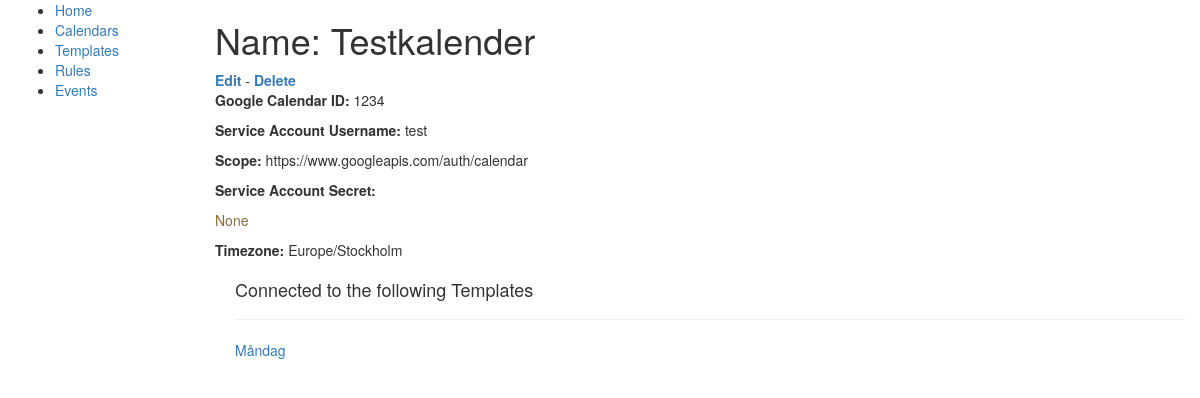
The app's page /scheduler/calendar/43aba253-812e-451b-aea5-1c71a67575f5 with its own data.
### scheduler/models.py (models this page shows, shortened)
class SchedulingCalendar(models.Model):
    TIMEZONES = (
        ("Europe/Stockholm", "Europe/Stockholm"),
    )
    id = models.UUIDField(primary_key=True, default=uuid.uuid4, editable=False, help_text="Unique ID for this calendar")
    name = models.CharField(max_length=50, help_text="Enter a human-friendly name for this Google Calendar")
    google_calendar_id = models.CharField(max_length=250, help_text="Enter a calendar id")
    service_account_username = models.CharField(max_length=250, help_text="Enter the username for the service account used")
    timezone = models.CharField(max_length=50, choices=TIMEZONES, help_text='Calendar timezone')
    service_account = models.FileField(storage=client_secret_fs, help_text='Upload client_secret json-file', null=True, blank=True)
    scope = models.TextField(default="https://www.googleapis.com/auth/calendar", help_text='Enter scope of api calls, change at your own risk')
    class Meta:
        ordering = ["name"]

class EventTemplate(models.Model):
    name = models.CharField(max_length=50, help_text="Enter a human-friendly name for this template")
    title = models.CharField(max_length=100, help_text="Enter title to be used for booking")
    header = models.CharField(max_length=200, help_text="Enter a, optional, header for the event to be inserted after the hosts name into the descriptionfield in the calendar event.", null=True, blank=True)
    body = models.TextField(max_length=1000, help_text="Enter a larger body of text to be inserted after the header in the description field in the calendar event", null=True, blank=True)
    calendar = models.ForeignKey('SchedulingCalendar', on_delete=models.SET_NULL, null=True, help_text="Select the calendar to sync events to.")
    synchronize = models.BooleanField(default=True, help_text="If active, scheduled events will be synced to Google calendar upon creation.")
    class Meta:
        ordering = ["name"]

### scheduler/views.py (the view)
# urls.py: path('calendar/<uuid:pk>', views.SchedulingCalendarDetailView.as_view(), name='calendar-detail'),
class SchedulingCalendarDetailView(generic.DetailView):
    model = SchedulingCalendar

### scheduler/templates/scheduler/schedulingcalendar_detail.html
{% extends "base_generic.html" %}
{% block content %}
  <h1>Name: {{ schedulingcalendar.name }}</h1>
  <strong class="text-success"><a href="{% url 'calendar-update' pk=schedulingcalendar.pk %}">Edit</a></strong> - <strong class="text-warning"><a href="{% url 'calendar-delete' pk=schedulingcalendar.pk %}">Delete</a></strong>
  <p><strong>Google Calendar ID:</strong> {{ schedulingcalendar.google_calendar_id }}</p>
  <p><strong>Service Account Username:</strong> {{ schedulingcalendar.service_account_username }}</p>
  <p><strong>Scope:</strong> {{ schedulingcalendar.scope }}</p>
  <p><strong>Service Account Secret:</strong> {% if schedulingcalendar.service_account %}<p class="text-success">Uploaded{% else %}<p class="text-warning">None{% endif %}</p></p>
  <p><strong>Timezone:</strong> {{ schedulingcalendar.timezone }}</p>
  <div style="margin-left:20px;margin-top:20px">
    <h4>Connected to the following Templates</h4>
      {% for template in schedulingcalendar.eventtemplate_set.all %}
        <hr>
        <p><a href="{% url 'template-detail' pk=template.pk %}">{{ template.name }}</a></p>
      {% endfor %}
  </div>
{% endblock %}

### records on screen
SchedulingCalendar: name "Testkalender", google_calendar_id "1234", service_account_username "test", scope "https://www.googleapis.com/auth/calendar", timezone "Europe/Stockholm"
EventTemplate: name "Måndag"
